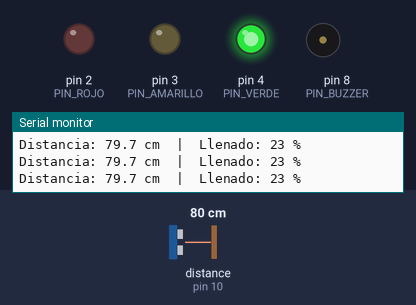
The program below on a simulated Arduino Uno, built with avr-gcc and run on an emulated ATmega328P. On the bench: output pins drawn as LEDs (lit = HIGH), buzzer (waves = sounding), the last lines printed to the serial monitor. Wiring (from diagram.json): ultrasonic range finder: trigger pin 9; echo pin 10. Inputs (shaded band) come from the test bench; at power-on: distance to the obstacle (sensor on pin 10) 80 cm. The echo pulse lasts 58.3 µs per cm; pins used as bus, display or sensor lines are not drawn.

Above: at 1.3 s.
1.4 s: distance to the obstacle (sensor on pin 10) set to 70 cm
2.9 s: distance to the obstacle (sensor on pin 10) set to 62 cm
At 4.2 s:
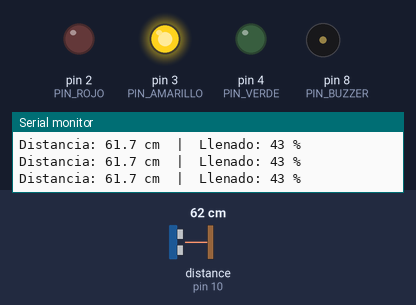
4.5 s: distance to the obstacle (sensor on pin 10) set to 30 cm
7.5 s: distance to the obstacle (sensor on pin 10) set to 26 cm
At 8.9 s:
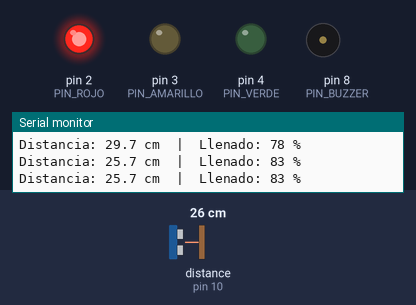
9.4 s: distance to the obstacle (sensor on pin 10) set to 35 cm
At 10.0 s:
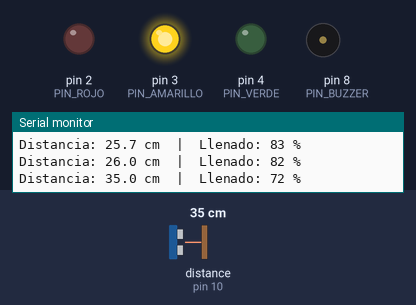
11.0 s: distance to the obstacle (sensor on pin 10) set to 120 cm
At 11.7 s:
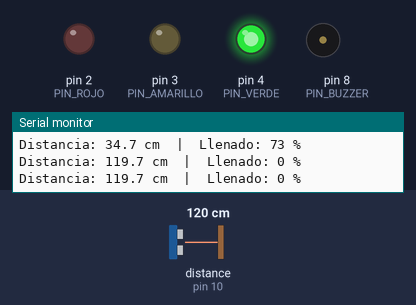
Timing chart, 0 to 13.5 s (numbered marks = the images above; inputs shaded):
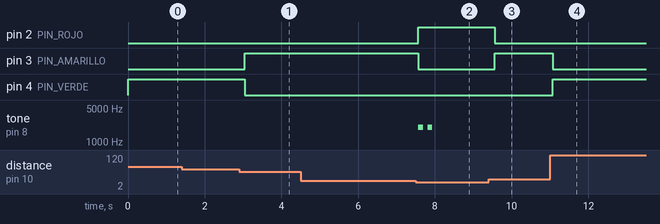

Measured:
- the behaviour switches between 65 and 64 cm on distance to the obstacle (sensor on pin 10) (found by bisection; images 0 and 1)
- the behaviour switches between 29 and 28 cm on distance to the obstacle (sensor on pin 10) (found by bisection; images 1 and 2)
- after the input at 2.9 s, pin 3 (PIN_AMARILLO): LOW → HIGH after 0.14 s; pin 4 (PIN_VERDE): HIGH → LOW after 0.14 s
- after the input at 7.5 s, pin 2 (PIN_ROJO): LOW → HIGH after 0.07 s; pin 3 (PIN_AMARILLO): HIGH → LOW after 0.07 s; tone on pin 8 (PIN_BUZZER): alternates 2000 Hz for 0.12 s and silent for 0.12 s, 4 changes in all, then stays silent, starting after 0.07 s
- after the input at 9.4 s, pin 2 (PIN_ROJO): HIGH → LOW after 0.16 s; pin 3 (PIN_AMARILLO): LOW → HIGH after 0.16 s
- after the input at 11.0 s, pin 3 (PIN_AMARILLO): HIGH → LOW after 0.07 s; pin 4 (PIN_VERDE): LOW → HIGH after 0.07 s

The program:

main.cpp
```cpp
#include <Arduino.h>

// ============================================================
//  GeoGreen - Prototipo Arduino UNO
//  Mide el llenado de un contenedor con un sensor ultrasonico
//  HC-SR04 y lo muestra con un semaforo de LEDs + buzzer.
// ============================================================

// --- Pines ---
const int PIN_TRIG     = 9;   // Disparo del HC-SR04
const int PIN_ECHO     = 10;  // Eco del HC-SR04
const int PIN_VERDE    = 4;   // LED verde  -> nivel bajo
const int PIN_AMARILLO = 3;   // LED amarillo -> nivel medio
const int PIN_ROJO     = 2;   // LED rojo   -> nivel alto / lleno
const int PIN_BUZZER   = 8;   // Buzzer activo -> alerta de lleno

// --- Geometria del contenedor (en cm) ---
// Distancia del sensor (en la tapa) al fondo cuando esta VACIO.
const float DIST_VACIO = 100.0;  // -> 0 % de llenado
// Distancia del sensor al contenido cuando esta LLENO.
const float DIST_LLENO = 10.0;   // -> 100 % de llenado

// --- Umbrales del semaforo (% de llenado) ---
const int UMBRAL_MEDIO = 40;   // < 40 %  -> verde
const int UMBRAL_ALTO  = 80;   // >= 80 % -> rojo + buzzer

// Devuelve la distancia medida en cm (o DIST_VACIO si no hay eco).
float medirDistanciaCm() {
  digitalWrite(PIN_TRIG, LOW);
  delayMicroseconds(2);
  digitalWrite(PIN_TRIG, HIGH);
  delayMicroseconds(10);
  digitalWrite(PIN_TRIG, LOW);

  // Timeout de 30 ms (~5 m) para que pulseIn no bloquee si no hay eco.
  unsigned long duracion = pulseIn(PIN_ECHO, HIGH, 30000UL);
  if (duracion == 0) return DIST_VACIO;        // sin eco -> lo tratamos como vacio
  return duracion * 0.0343 / 2.0;              // velocidad del sonido / ida y vuelta
}

// Convierte una distancia en porcentaje de llenado (0-100).
int calcularLlenado(float distancia) {
  // Mientras mas cerca del sensor esta el contenido, mas lleno esta.
  float pct = (DIST_VACIO - distancia) * 100.0 / (DIST_VACIO - DIST_LLENO);
  if (pct < 0)   pct = 0;
  if (pct > 100) pct = 100;
  return (int)round(pct);
}

// Enciende el LED correspondiente y activa el buzzer si esta lleno.
// --- Alerta sonora: "pip pip" y luego silencio largo (no molesta) ---
const unsigned long INTERVALO_ALERTA_MS = 5UL * 60UL * 1000UL;   // repetir cada 5 min
unsigned long ultimaAlerta = 0;
bool alertaArmada = true;   // suena apenas se detecta "lleno"

// Emite dos beeps cortos: "pip pip".
void pipPip() {
  for (int i = 0; i < 2; i++) {
    tone(PIN_BUZZER, 2000);
    delay(120);
    noTone(PIN_BUZZER);
    delay(120);
  }
}

void mostrarEstado(int porcentaje) {
  bool amarillo = (porcentaje >= UMBRAL_MEDIO) && (porcentaje < UMBRAL_ALTO);
  bool rojo     = (porcentaje >= UMBRAL_ALTO);
  bool verde    = (porcentaje < UMBRAL_MEDIO);

  digitalWrite(PIN_VERDE,    verde    ? HIGH : LOW);
  digitalWrite(PIN_AMARILLO, amarillo ? HIGH : LOW);
  digitalWrite(PIN_ROJO,     rojo     ? HIGH : LOW);

  // Lleno: "pip pip" al detectarlo y luego cada 15 min. Al vaciarse se rearma.
  // tone() suena en Wokwi (buzzer pasivo) y en un buzzer activo real.
  if (rojo) {
    if (alertaArmada || (millis() - ultimaAlerta >= INTERVALO_ALERTA_MS)) {
      pipPip();
      ultimaAlerta = millis();
      alertaArmada = false;
    }
  } else {
    noTone(PIN_BUZZER);
    alertaArmada = true;
  }
}

void setup() {
  Serial.begin(9600);
  pinMode(PIN_TRIG, OUTPUT);
  pinMode(PIN_ECHO, INPUT);
  pinMode(PIN_VERDE, OUTPUT);
  pinMode(PIN_AMARILLO, OUTPUT);
  pinMode(PIN_ROJO, OUTPUT);
  pinMode(PIN_BUZZER, OUTPUT);
}

void loop() {
  float distancia = medirDistanciaCm();
  int   porcentaje = calcularLlenado(distancia);
  mostrarEstado(porcentaje);

  Serial.print("Distancia: ");
  Serial.print(distancia, 1);
  Serial.print(" cm  |  Llenado: ");
  Serial.print(porcentaje);
  Serial.println(" %");

  delay(500);
}
```
